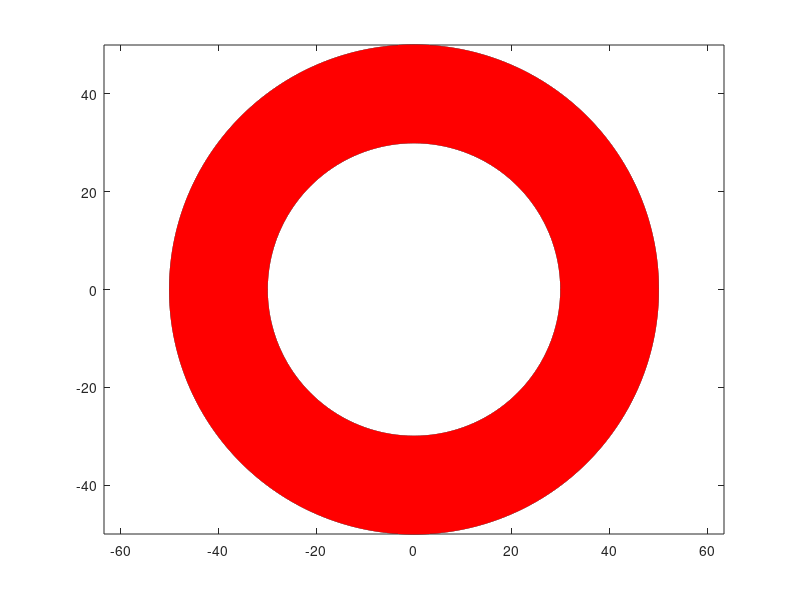

Recreate this plot in MATLAB.
clear all;

radiu_L1 = 30; % the inner radius
radiu_L2 = 50; % the outer radius

m = 10000;

% obtain coordinates for plotting squares
nvar = 2*pi/m; 
% nvar_f = nvar*(1-rate); nvar_b = nvar*rate;
coord = [];
coord_txt = [];
for i=1:m
    coord = [coord;radiu_L1*cos(i*nvar),radiu_L1*sin(i*nvar)];
    coord_txt = [coord_txt;radiu_L2*cos(i*nvar),radiu_L2*sin(i*nvar)];
end
figure; plot(coord(:,1),coord(:,2),'k-'); hold on;
plot(coord_txt(:,1),coord_txt(:,2),'k-'); hold on;

sloop = 100; step = m / sloop;
for i=1:sloop
    start = (i-1)*step*nvar;
    desti = i*step*nvar;
    step1 = [radiu_L1*cos(start) radiu_L1*sin(start);radiu_L2*cos(start) radiu_L2*sin(start)];
    x = [start:(desti-start)/100:desti]';
    step2 = [radiu_L2*cos(x),radiu_L2*sin(x)];
    step3 = [radiu_L2*cos(desti) radiu_L2*sin(desti);radiu_L1*cos(desti) radiu_L1*sin(desti)];
    x = fliplr(x')';
    step4 = [radiu_L1*cos(x),radiu_L1*sin(x)];
    allstep = [step1;step2;step3;step4];
    fill(allstep(:,1),allstep(:,2),[1 0 0],'EdgeColor',[1 0 0]); axis equal; hold on;
    clear step1 step2 step3 step4 allstep x start desti
    pause(10.^-6);
end

